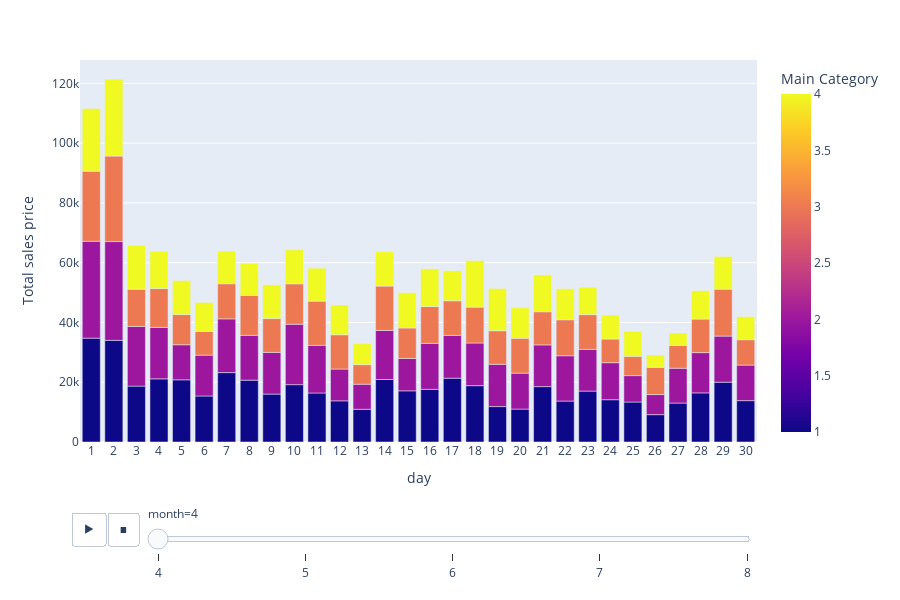

Notebook code for this chart:
### Code cell
#monthly category trend -- add a sub plot for monthly split
monthly_cat_df = data.groupby(['month','day','page1_main_category'])['price'].sum().reset_index()
# monthly_cat_df
fig = px.bar(
    monthly_cat_df,
    x = 'day',
    y = 'price',
    color='page1_main_category',
    labels={
        "price": "total price",
        "page1_main_category" : "Main Category"
    },
    
    animation_frame='month',
    height= 600
)
fig.update_layout(
    xaxis_title = 'day',
    yaxis_title = 'Total sales price',
    xaxis = {'type':'category'}
)
fig.show()

### Figure 1 — Plotly figure (JSON) as saved in the notebook; plotly's stock layout.template omitted (floating-point values rounded to 4 significant figures)
{"data": [{"hovertemplate": "month=4<br>day=%{x}<br>total price=%{y}<br>Main Category=%{marker.color}<extra></extra>", "legendgroup": "", "marker": {"color": [1, 2, 3, 4, 1, 2, 3, 4, 1, 2, 3, 4, 1, 2, 3, 4, 1, 2, 3, 4, 1, 2, 3, 4, 1, 2, 3, 4, 1, 2, 3, 4, 1, 2, 3, 4, 1, 2, 3, 4, 1, 2, 3, 4, 1, 2, 3, 4, 1, 2, 3, 4, 1, 2, 3, 4, 1, 2, 3, 4, 1, 2, 3, 4, 1, 2, 3, 4, 1, 2, 3, 4, 1, 2, 3, 4, 1, 2, 3, 4, 1, 2, 3, 4, 1, 2, 3, 4, 1, 2, 3, 4, 1, 2, 3, 4, 1, 2, 3, 4, 1, 2, 3, 4, 1, 2, 3, 4, 1, 2, 3, 4, 1, 2, 3, 4, 1, 2, 3, 4], "coloraxis": "coloraxis", "pattern": {"shape": ""}}, "name": "", "orientation": "v", "showlegend": false, "textposition": "auto", "type": "bar", "x": [1, 1, 1, 1, 2, 2, 2, 2, 3, 3, 3, 3, 4, 4, 4, 4, 5, 5, 5, 5, 6, 6, 6, 6, 7, 7, 7, 7, 8, 8, 8, 8, 9, 9, 9, 9, 10, 10, 10, 10, 11, 11, 11, 11, 12, 12, 12, 12, 13, 13, 13, 13, 14, 14, 14, 14, 15, 15, 15, 15, 16, 16, 16, 16, 17, 17, 17, 17, 18, 18, 18, 18, 19, 19, 19, 19, 20, 20, 20, 20, 21, 21, 21, 21, 22, 22, 22, 22, 23, 23, 23, 23, 24, 24, 24, 24, 25, 25, 25, 25, 26, 26, 26, 26, 27, 27, 27, 27, 28, 28, 28, 28, 29, 29, 29, 29, 30, 30, 30, 30], "xaxis": "x", "y": [34754, 32394, 23482, 20938, 34012, 33047, 28598, 25770, 18698, 19973, 12443, 14660, 21130, 17215, 13007, 12511, 20804, 11735, 10108, 11363, 15395, 13667, 7914, 9723, 23215, 17985, 11762, 10933, 20689, 14978, 13398, 10709, 16030, 13950, 11329, 11279, 19189, 20222, 13523, 11376, 16398, 15935, 14801, 11024, 13771, 10642, 11475, 9931, 10951, 8382, 6556, 7001, 20912, 16423, 14842, 11495, 17121, 10839, 10205, 11800, 17619, 15363, 12336, 12627, 21359, 14296, 11609, 10031, 18850, 14270, 12010, 15555, 11847, 14153, 11239, 14124, 11020, 12019, 11678, 10186, 18534, 13961, 11096, 12326, 13706, 15162, 12038, 10372, 17037, 13951, 11638, 9151, 14150, 12391, 7910, 8016, 13376, 8837, 6451, 8383, 9153, 6718, 9127, 4124, 13035, 11644, 7637, 4142, 16431, 13477, 11220, 9492, 20025, 15412, 15698, 10934, 13841, 11897, 8489, 7727], "yaxis": "y"}], "layout": {"barmode": "relative", "coloraxis": {"colorbar": {"title": {"text": "Main Category"}}, "colorscale": [[0, "#0d0887"], [0.1111, "#46039f"], [0.2222, "#7201a8"], [0.3333, "#9c179e"], [0.4444, "#bd3786"], [0.5556, "#d8576b"], [0.6667, "#ed7953"], [0.7778, "#fb9f3a"], [0.8889, "#fdca26"], [1, "#f0f921"]]}, "height": 600, "legend": {"tracegroupgap": 0}, "margin": {"t": 60}, "sliders": [{"active": 0, "currentvalue": {"prefix": "month="}, "len": 0.9, "pad": {"b": 10, "t": 60}, "steps": [{"args": [["4"], {"frame": {"duration": 0, "redraw": true}, "fromcurrent": true, "mode": "immediate", "transition": {"duration": 0, "easing": "linear"}}], "label": "4", "method": "animate"}, {"args": [["5"], {"frame": {"duration": 0, "redraw": true}, "fromcurrent": true, "mode": "immediate", "transition": {"duration": 0, "easing": "linear"}}], "label": "5", "method": "animate"}, {"args": [["6"], {"frame": {"duration": 0, "redraw": true}, "fromcurrent": true, "mode": "immediate", "transition": {"duration": 0, "easing": "linear"}}], "label": "6", "method": "animate"}, {"args": [["7"], {"frame": {"duration": 0, "redraw": true}, "fromcurrent": true, "mode": "immediate", "transition": {"duration": 0, "easing": "linear"}}], "label": "7", "method": "animate"}, {"args": [["8"], {"frame": {"duration": 0, "redraw": true}, "fromcurrent": true, "mode": "immediate", "transition": {"duration": 0, "easing": "linear"}}], "label": "8", "method": "animate"}], "x": 0.1, "xanchor": "left", "y": 0, "yanchor": "top"}], "updatemenus": [{"buttons": [{"args": [null, {"frame": {"duration": 500, "redraw": true}, "fromcurrent": true, "mode": "immediate", "transition": {"duration": 500, "easing": "linear"}}], "label": "&#9654;", "method": "animate"}, {"args": [[null], {"frame": {"duration": 0, "redraw": true}, "fromcurrent": true, "mode": "immediate", "transition": {"duration": 0, "easing": "linear"}}], "label": "&#9724;", "method": "animate"}], "direction": "left", "pad": {"r": 10, "t": 70}, "showactive": false, "type": "buttons", "x": 0.1, "xanchor": "right", "y": 0, "yanchor": "top"}], "xaxis": {"anchor": "y", "domain": [0, 1], "title": {"text": "day"}, "type": "category"}, "yaxis": {"anchor": "x", "domain": [0, 1], "title": {"text": "Total sales price"}}}}
